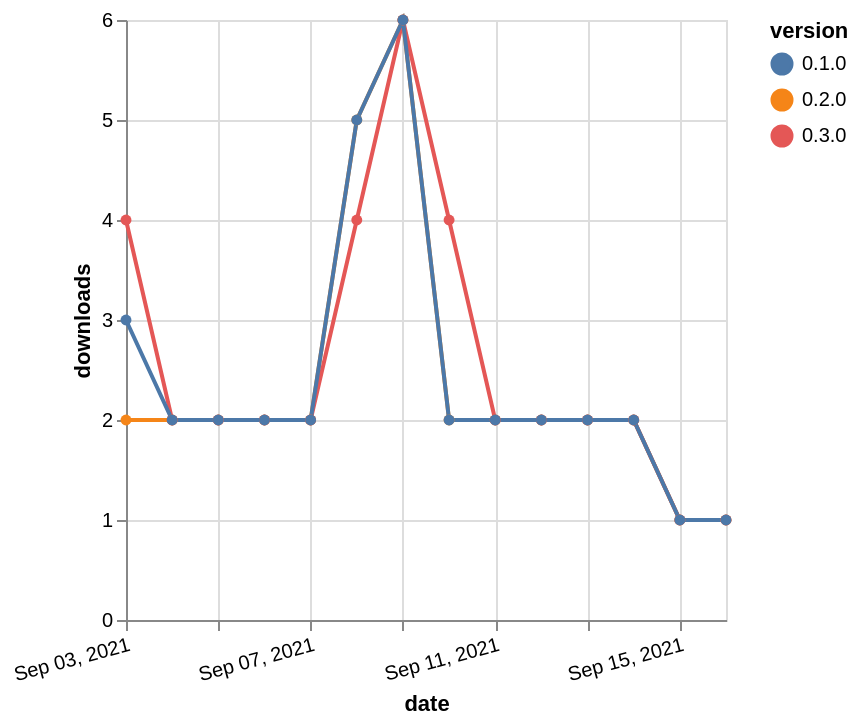

Vega-Lite specification stored for this chart:
### Vega-Lite specification from a JSON file in a GitHub repository (floating-point values rounded to 4 significant figures)
{"$schema": "https://vega.github.io/schema/vega-lite/v5.json", "description": "A simple bar chart with embedded data.", "data": {"values": [{"date": "2021-09-03", "total": 3260, "delta": 2, "version": "0.2.0"}, {"date": "2021-09-04", "total": 3262, "delta": 2, "version": "0.2.0"}, {"date": "2021-09-05", "total": 3264, "delta": 2, "version": "0.2.0"}, {"date": "2021-09-06", "total": 3266, "delta": 2, "version": "0.2.0"}, {"date": "2021-09-07", "total": 3268, "delta": 2, "version": "0.2.0"}, {"date": "2021-09-08", "total": 3273, "delta": 5, "version": "0.2.0"}, {"date": "2021-09-09", "total": 3279, "delta": 6, "version": "0.2.0"}, {"date": "2021-09-10", "total": 3281, "delta": 2, "version": "0.2.0"}, {"date": "2021-09-11", "total": 3283, "delta": 2, "version": "0.2.0"}, {"date": "2021-09-12", "total": 3285, "delta": 2, "version": "0.2.0"}, {"date": "2021-09-13", "total": 3287, "delta": 2, "version": "0.2.0"}, {"date": "2021-09-14", "total": 3289, "delta": 2, "version": "0.2.0"}, {"date": "2021-09-15", "total": 3290, "delta": 1, "version": "0.2.0"}, {"date": "2021-09-16", "total": 3291, "delta": 1, "version": "0.2.0"}, {"date": "2021-09-03", "total": 3447, "delta": 4, "version": "0.3.0"}, {"date": "2021-09-04", "total": 3449, "delta": 2, "version": "0.3.0"}, {"date": "2021-09-05", "total": 3451, "delta": 2, "version": "0.3.0"}, {"date": "2021-09-06", "total": 3453, "delta": 2, "version": "0.3.0"}, {"date": "2021-09-07", "total": 3455, "delta": 2, "version": "0.3.0"}, {"date": "2021-09-08", "total": 3459, "delta": 4, "version": "0.3.0"}, {"date": "2021-09-09", "total": 3465, "delta": 6, "version": "0.3.0"}, {"date": "2021-09-10", "total": 3469, "delta": 4, "version": "0.3.0"}, {"date": "2021-09-11", "total": 3471, "delta": 2, "version": "0.3.0"}, {"date": "2021-09-12", "total": 3473, "delta": 2, "version": "0.3.0"}, {"date": "2021-09-13", "total": 3475, "delta": 2, "version": "0.3.0"}, {"date": "2021-09-14", "total": 3477, "delta": 2, "version": "0.3.0"}, {"date": "2021-09-15", "total": 3478, "delta": 1, "version": "0.3.0"}, {"date": "2021-09-16", "total": 3479, "delta": 1, "version": "0.3.0"}, {"date": "2021-09-03", "total": 3266, "delta": 3, "version": "0.1.0"}, {"date": "2021-09-04", "total": 3268, "delta": 2, "version": "0.1.0"}, {"date": "2021-09-05", "total": 3270, "delta": 2, "version": "0.1.0"}, {"date": "2021-09-06", "total": 3272, "delta": 2, "version": "0.1.0"}, {"date": "2021-09-07", "total": 3274, "delta": 2, "version": "0.1.0"}, {"date": "2021-09-08", "total": 3279, "delta": 5, "version": "0.1.0"}, {"date": "2021-09-09", "total": 3285, "delta": 6, "version": "0.1.0"}, {"date": "2021-09-10", "total": 3287, "delta": 2, "version": "0.1.0"}, {"date": "2021-09-11", "total": 3289, "delta": 2, "version": "0.1.0"}, {"date": "2021-09-12", "total": 3291, "delta": 2, "version": "0.1.0"}, {"date": "2021-09-13", "total": 3293, "delta": 2, "version": "0.1.0"}, {"date": "2021-09-14", "total": 3295, "delta": 2, "version": "0.1.0"}, {"date": "2021-09-15", "total": 3296, "delta": 1, "version": "0.1.0"}, {"date": "2021-09-16", "total": 3297, "delta": 1, "version": "0.1.0"}]}, "width": "container", "mark": {"type": "line", "point": {"filled": true}}, "encoding": {"x": {"field": "date", "type": "temporal", "timeUnit": "yearmonthdate", "title": "date", "axis": {"labelAngle": -15}}, "y": {"field": "delta", "type": "quantitative", "title": "downloads"}, "color": {"field": "version", "type": "nominal"}, "tooltip": {"field": "delta"}}}
